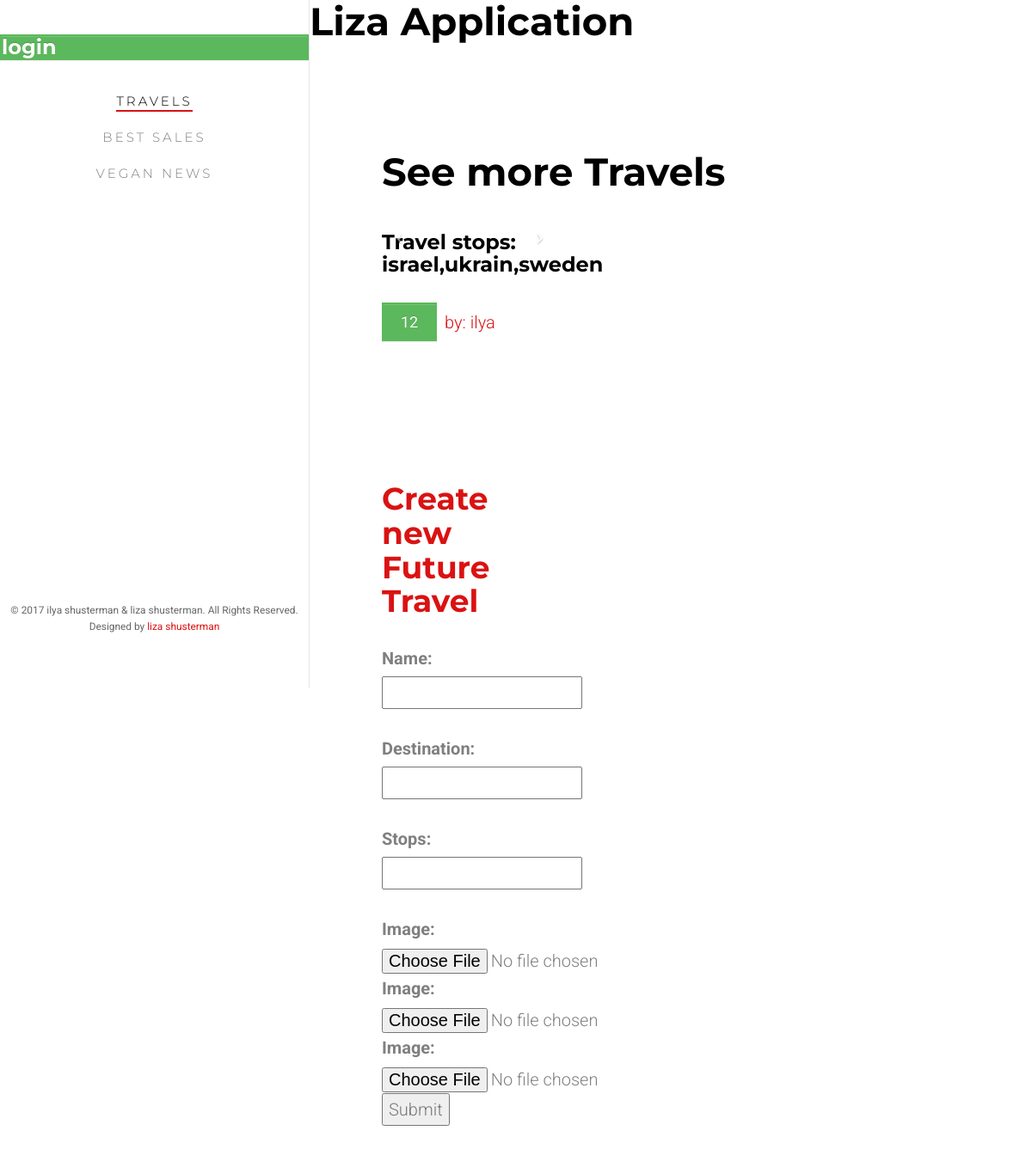
The app's page /, older data.
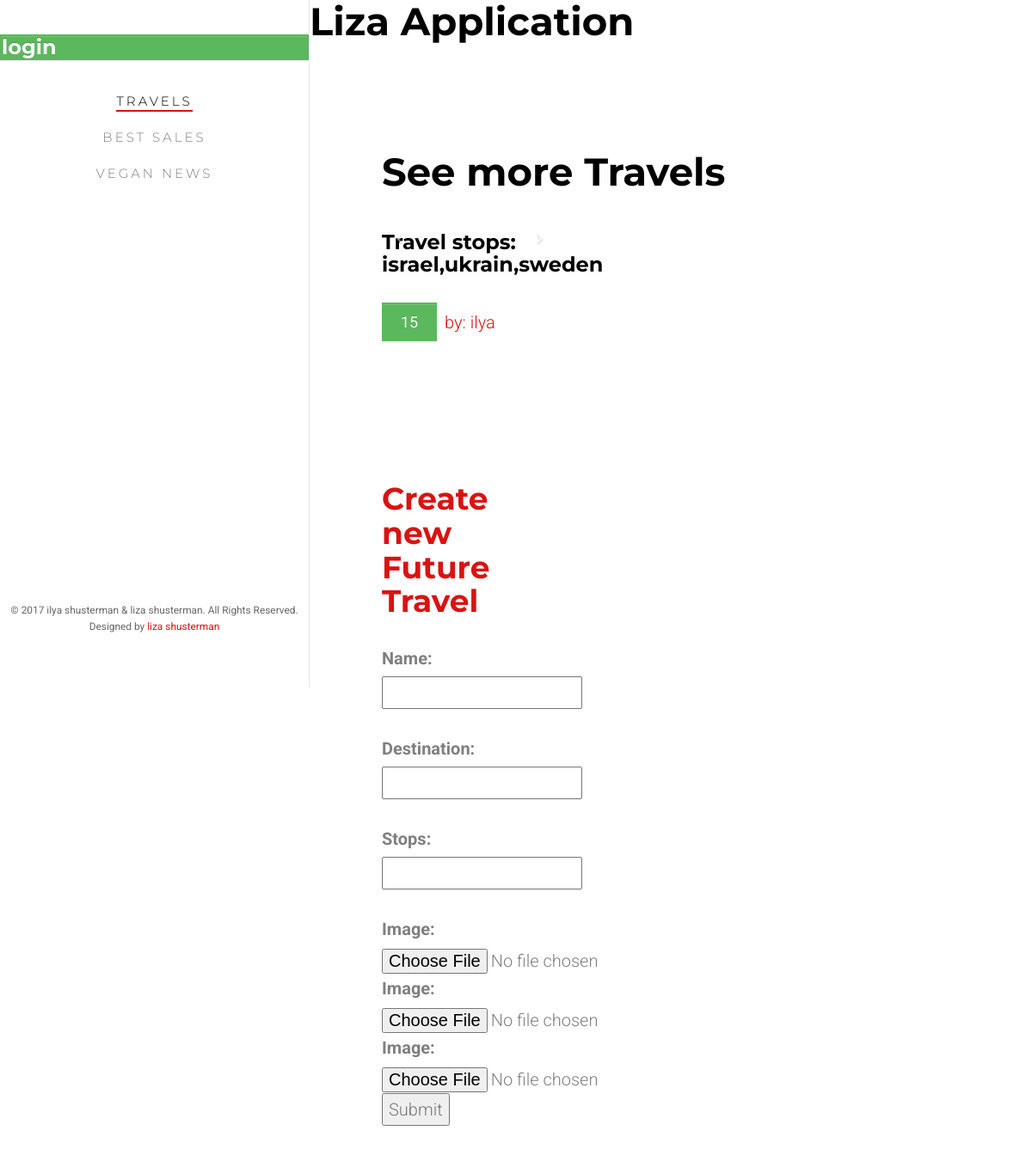
The same page, newer data.
### main/models.py (models this page shows, shortened)
class Trip(models.Model):
    user = models.ForeignKey(User)
    name = models.CharField(max_length=100)
    destination = models.CharField(max_length=100)
    stops = models.CharField(max_length=100)
    likes = models.IntegerField(default=0)

### main/views.py (the view)
# urls.py: 2. Add a URL to urlpatterns:  url(r'^$', views.home, name='home')
def home(request):
    ImageFormSet = modelformset_factory(TripImage,
                                        form=ImageForm, extra=3)
    home_context = {
        'travel': ['Sweden', 'England'],
        'travels': Trip.objects.all(),
        'form': TripForm(),
        'formset': ImageFormSet(queryset=TripImage.objects.none()),
        'images': TripImage.objects.all()
    }
    return render(request, 'home.html', context=home_context)

### main/forms.py
class TripForm(forms.ModelForm):
    class Meta:
        model = Trip
        fields = ['name', 'destination', 'stops']

### main/templates/home.html (shortened to what this page needs)
{% extends 'base.html' %}
{% load staticfiles %}
{% block content %}
			<div class='fh5co-narrow-content'>
				<h2 class='fh5co-heading ' ><span>See more Travels</span></h2>
				<div class='row '>
                    {% for travel in travels %}
					<div class='col-md-4 col-sm-6 col-xs-6 col-xxs-12'>
                        <div id='carousel{{ travel.id }}-example-generic' class='carousel slide' data-ride='carousel'>
                       <a class='left carousel-control' href='#carousel{{ travel.id }}-example-generic' role='button' data-slide='prev'>
                        <span class='icon-prev' aria-hidden='true'></span>
                      </a>
                      <a class='right carousel-control' href='#carousel{{ travel.id }}-example-generic' role='button' data-slide='next'>
                        <span class='icon-next' aria-hidden='true'></span>
                      </a>
                        </div>
                                <div>
                                <h3 class='fh5co-work-title'>Travel stops: {{travel.stops}}</h3>
                                    <button id='likes' data-id='{{ travel.id }}' type='button' class='btn btn-success'>
                                    {% if travel.likes > 0 %}
                                        {{ travel.likes }}
                                    {% else %}
                                       {{ 'like' }}
                                    {% endif %}
                                    </button>
                                <a href='/user/{{ travel.user.username }}'>
                                by: {{  travel.user.username }}
                                </a>
                                </div>
					    </div>
                       {% endfor %}
	            </div>
			</div>
	<div class='fh5co-narrow-content'>
    <div class='row'>
					<div class='col-md-4 ' data-animate-effect='fadeInLeft'>
    	<h1 class='fh5co-heading-colored'>Create new Future Travel</h1>
    <form enctype='multipart/form-data' action='add_trip/' method='post'>
{{ form.as_p }}
    {% for form in formset %}
        {{ form }}
    {% endfor %}
<input type='submit' value='Submit' />
</form>
					</div>
				</div>
			</div>
{% endblock %}

Row changes from the older to the newer data that the page shows:
changed Trip "israel,ukrain,sweden": likes "12" → "15"
